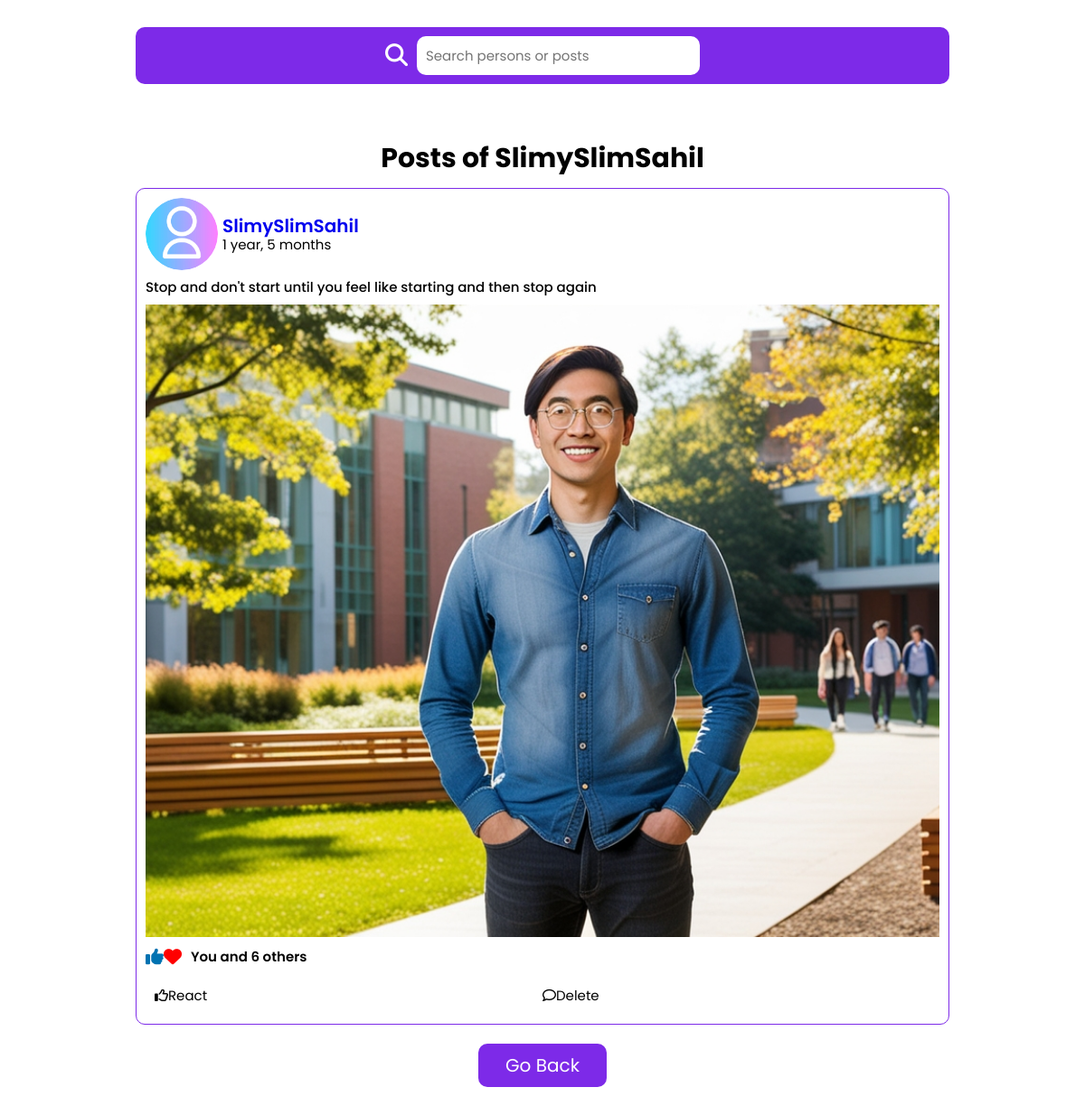
Page /personal_post/17 on the committed database.
### core/models.py (models this page shows, shortened)
class Member(models.Model):
    CATEGORY = (
        ('BCT', 'BCT'),
        ('BME', 'BME'),
        ('BCE', 'BCE'),
        ('BAG', 'BAG'),
        ('BARCH', 'BARCH'),
        ('CA', 'CA'),
    )
    user = models.OneToOneField(
        User, null=True, blank=True, on_delete=models.CASCADE)
    batch = models.IntegerField(default=2078)
    faculty = models.CharField(
        max_length=200, choices=CATEGORY, default='BME')
    profile_pic = ResizedImageField(size=[1080, 1080], quality=95, crop=['middle', 'center'],
                                    upload_to="customer_images/", default='default.webp')
    qr_code = ResizedImageField(size=[1080, 1080], quality=95,
                                    upload_to="qr_images/", default='qr.jpeg')
    def __str__(self):
        return self.user.username

class Posts(models.Model):
    member = models.ForeignKey(Member , on_delete=models.CASCADE  )
    description = models.TextField(max_length=200)
    post_picture = ResizedImageField(
        upload_to="post_images/", null=True, blank=True , default='' )
    post_video = models.FileField(
        upload_to="post_videos/", null=True, blank=True , default='')
    date_created = models.DateTimeField(auto_now_add=True, null=True)

### core/views.py (the view)
# urls.py: path('personal_post/<id>', views.personalposts, name = 'personal_post'),
def personalposts(request, id):
    member = Member.objects.get(id=id)
    posts = member.posts_set.all().order_by('-date_created')
    f = PostFilter(request.GET, queryset=posts)
    posts = f.qs
    context ={
        'posts':posts,
        'member': member
    }
    return render(request,'core/personal_post.html',context)

### core/templates/core/personal_post.html (shortened to what this page needs)
{% load static %}
<!DOCTYPE html>
<html lang="en">
<head>
    <link rel="stylesheet" href="{% static 'core/post.css' %}" />
</head>
<body class="">
    <section id="searchBar" class="searchBar">
        <div class="container">
            <div class="searchbarContainer">
                <label for="search"><i class="fa-solid fa-magnifying-glass"></i></label>
                <form method="get">
                    <input type="text" name="description" class="searchBarText" placeholder="Search persons or posts"
                        id="search">
                </form>
            </div>
        </div>
    </section>
    <section id="posts">
        <h1 class="heading">Posts of {{member}}</h1>
        <div class="postContainer">
            {% for post in posts %}
            <div class="post post1">
                <div class="top">
                    <div class="imageContainer">
                        <img src="{{post.member.profile_pic.url}}">
                    </div>
                    <div class="personNameAndTime">
                        <a href="{% url 'personal_post' post.member.id %}">
                            <h3 class="personName">{{post.member}}</h3>
                        </a>
                        <p class="time">{{post.date_created|timesince}}</p>
                    </div>
                </div>
                <div class="bottom">
                    <div class="postTitle">
                        {{post.description}}
                    </div>
                    <div class="photoContainer">
                        {% if post.post_picture %}
                        <img src="{{post.post_picture.url}}">
                        {% endif %}
                    </div>
                    <div class="reactIcons">
                        <i class="fa-sharp fa-solid fa-thumbs-up"></i>
                        <i class="fa-sharp fa-solid fa-heart"></i>
                        <p class="text">You and 6 others</p>
                    </div>
                    <div class="reactAndCommentContainer">
                        <a href="{% url 'post_delete' post.id %}"><button class="reactButton"><i
                                    class="fa-regular fa-thumbs-up"></i>React</button></a>
                        <a href="{% url 'post_delete' post.id %}"><button class="commentButton"><i
                                    class="fa-regular fa-comment"></i>Delete</button></a>
                    </div>
                </div>
            </div>
            {% endfor %}
        </div>
        <div class="loadmore">
            <a class=" btn" href="{% url 'post' %}">Go Back</a>
        </div>
    </section>
</body>
</html>

### core/static/core/post.css (style rules this page uses)
:root { --primaryColor:#39067c; --primaryLightColor:#420493; --btn-color:#7d2ae8; --black:#222; ---white:#fff; --light-black:#777; --light-white:#fff9; --dark-bg:rgba(0,0,0,.7); --light-bg:#eee; --border:.1rem solid var(--btn-color) ; --box-shadow:0 .5rem 1rem rgba(0,0,0,.1); --text-shadow:0 1.5rem 3rem rgba(0,0,0,.3); }
* { margin: 0; padding: 0; box-sizing: border-box; font-family: 'Poppins', sans-serif; text-decoration: none; }
html { font-size: 62.5%; overflow-x: hidden; }
body { position: relative; scroll-behavior: smooth; }
section { padding: 2rem 7%; }
.btn { background-color: var(--btn-color); color: white; padding: 1rem 3rem; font-size: 2rem; border-radius: 1rem; cursor: pointer; transition: background-color .3s ease-in-out; }
.heading { font-size: 3rem; margin-bottom: 1rem; text-align: center; }
#searchBar { border-radius: 5%; }
.container { padding: 1rem 1rem; max-width: 90rem; margin: auto; background-color: var(--btn-color); border-radius: 1rem; }
.searchbarContainer { display: flex; align-items: center; justify-content: center; gap: 1rem; }
.searchbarContainer i { font-size: 2.5rem; color: var(---white); cursor: pointer; }
.searchBarText { padding: 1rem 1rem; width: 100%; outline: none; border: none; border-radius: 1rem; font-size: 1.5rem; }
#posts .postContainer { max-width: 90rem; margin: auto; }
#posts .post { border: var(--border); padding: 1rem; margin: auto; margin-bottom: 2rem; border-radius: 1rem; width: 100%; }
#posts .post .top { display: flex; align-items: center; justify-content: flex-start; gap: .5rem; line-height: 1.2; }
#posts .post .top .imageContainer { height: 8rem; width: 8rem; border-radius: 50%; }
#posts .post .top .imageContainer img { width: 100%; height: 100%; border-radius: 50%; }
#posts .post .top .personName { font-size: 2rem; font-weight: 600; }
#posts .post .top .time { font-size: 1.5rem; }
#posts .post .bottom .photoContainer img { width: 100%; height: 70rem; object-fit: cover; object-position: center; }
.bottom .postTitle { font-size: 1.5rem; line-height: 1.2; margin: 1rem 0; font-weight: 500; }
.bottom .reactIcons { display: flex; align-items: center; margin: 1rem 0; }
.bottom .reactIcons i { font-size: 2rem; }
.bottom .reactIcons .fa-thumbs-up { color: #0072b1; }
.bottom .reactIcons .fa-heart { color: red; }
.bottom .reactIcons .text { font-size: 1.5rem; margin-left: 1rem; font-weight: 600; }
.bottom .reactAndCommentContainer { display: grid; grid-template-columns: 1fr 1fr; padding: 1rem; }
.bottom .reactAndCommentContainer button { border:none; font-size: 1.5rem; background-color: #fff; cursor: pointer; }
#posts .loadmore { text-align: center; margin-top: 3rem; }
.photoContainer { display: flex; justify-content: center; align-items: center; flex-direction: column; width: 100%; }
@media (max-width:1200px) { section { padding: 3rem 5%; } }

### rows in the picture
Member: user.username "SlimySlimSahil"
Posts: member.profile_pic (placeholder picture), member "SlimySlimSahil", date_created "1 year, 5 months", description "Stop and don't start until you feel like starting and then stop again", post_picture (picture)
